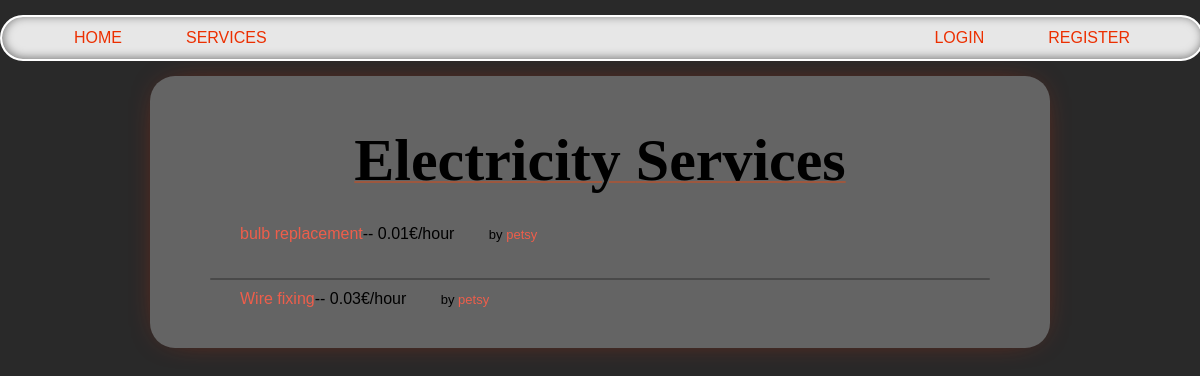
The page /services/Electricity/ on the database as committed earlier.
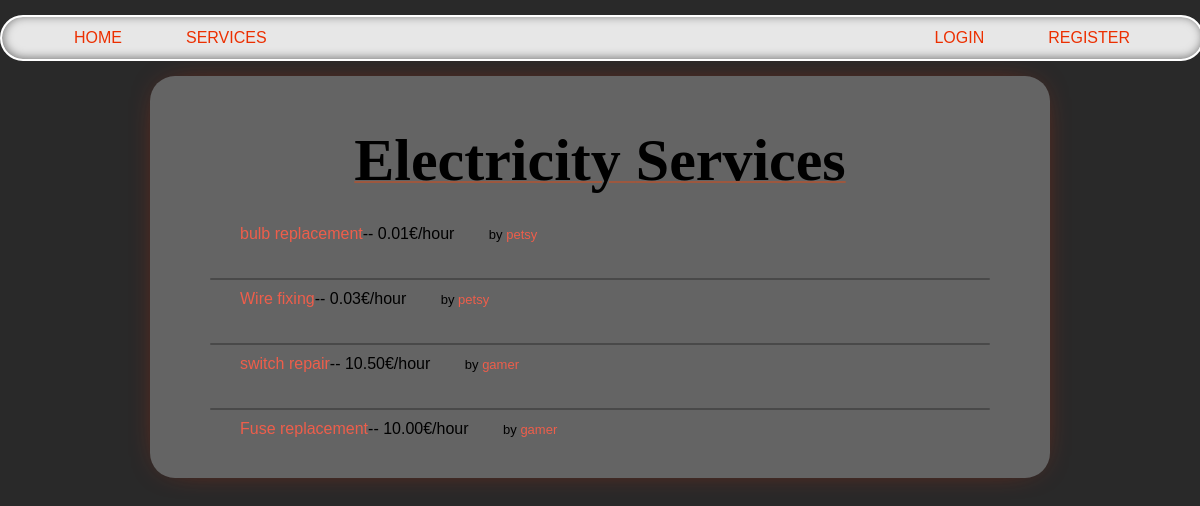
The same page on the database as committed later.
### services/models.py (models this page shows, shortened)
class Service(models.Model):
    company = models.ForeignKey(Company, on_delete=models.CASCADE)
    name = models.CharField(max_length=40)
    description = models.TextField()
    price_hour = models.DecimalField(decimal_places=2, max_digits=100)
    rating = models.IntegerField(validators=[MinValueValidator(
        0), MaxValueValidator(5)], default=0)
    choices = (
        ('Air Conditioner', 'Air Conditioner'),
        ('Carpentry', 'Carpentry'),
        ('Electricity', 'Electricity'),
        ('Gardening', 'Gardening'),
        ('Home Machines', 'Home Machines'),
        ('House Keeping', 'House Keeping'),
        ('Interior Design', 'Interior Design'),
        ('Locks', 'Locks'),
        ('Painting', 'Painting'),
        ('Plumbing', 'Plumbing'),
        ('Water Heaters', 'Water Heaters'),
    )
    field = models.CharField(max_length=30, blank=False,
                             null=False, choices=choices)
    date = models.DateTimeField(auto_now=True, null=False)

### users/models.py (models this page shows, shortened)
class Company(models.Model):
    user = models.OneToOneField(
        User, on_delete=models.CASCADE, primary_key=True)
    field = models.CharField(max_length=70, choices=(('Air Conditioner', 'Air Conditioner'),
                                                     ('All in One', 'All in One'),
                                                     ('Carpentry', 'Carpentry'),
                                                     ('Electricity',
                                                      'Electricity'),
                                                     ('Gardening', 'Gardening'),
                                                     ('Home Machines',
                                                      'Home Machines'),
                                                     ('House Keeping',
                                                      'House Keeping'),
                                                     ('Interior Design',
                                                      'Interior Design'),
                                                     ('Locks', 'Locks'),
                                                     ('Painting', 'Painting'),
                                                     ('Plumbing', 'Plumbing'),
                                                     ('Water Heaters', 'Water Heaters')), blank=False, null=False)
    rating = models.IntegerField(
        validators=[MaxValueValidator(5), MinValueValidator(0)], default=0)

class User(AbstractUser):
    is_company = models.BooleanField(default=False)
    is_customer = models.BooleanField(default=False)
    email = models.CharField(max_length=100, unique=True)

### services/views.py (the view)
# urls.py: path('<slug:field>/', v.service_field, name='services_field'),
def service_field(request, field):
    field = field.replace('-', ' ').title()
    services = Service.objects.filter(
        field=field)
    return render(request, 'services/field.html', {'services': services, 'field': field})

### services/templates/services/field.html (shortened to what this page needs)
{% extends 'main/base.html' %}
{% block content %}
    {% if services.all|length != 0 %}
        <p class="title">{{field}} Services</p>
        <ul class='services_list'>
            {% for service in services.all %}
                <div style="display: ruby;">
                    <div class='service_list_info'>
                        <li><a href="/services/{{service.id}}">{{ service.name }}</a>-- {{ service.price_hour }}€/hour</li>
                    </div>
                    <p style="display:block; margin: 0; float: right;font-size: small; margin-right: 30px;">by <a href="#">{{service.company.user}}</a></p>
                </div>
                {% if forloop.counter != services.all|length %}
                    <div class="line"></div>
                {% endif %}
            {% endfor %}
        </ul>
    {% else %}
        <h2>Sorry. No {{field}} services available</h2>
    {% endif %}
{% endblock %}

Rows that differ between the two databases and show on the page:
added Service: name "switch repair", price_hour "10.50", company.user "gamer"
added Service: name "Fuse replacement", price_hour "10.00", company.user "gamer"
